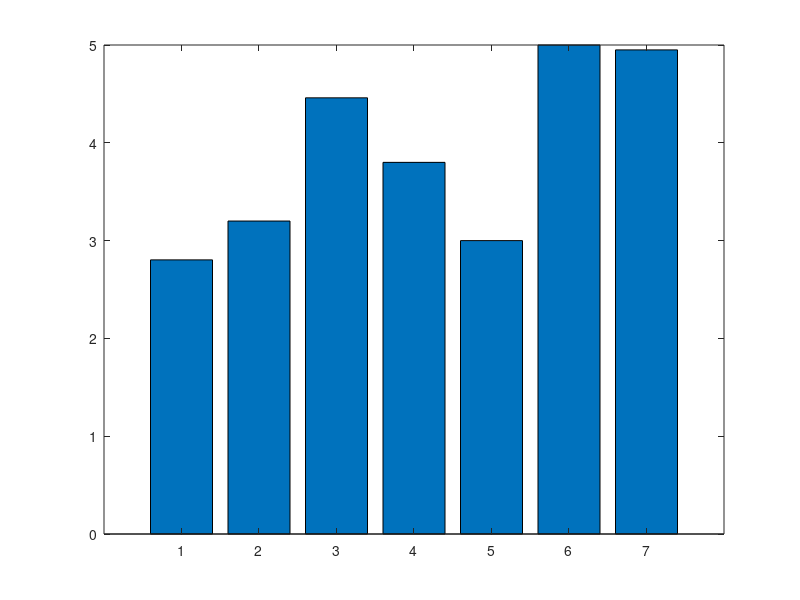

Reproduce this figure in MATLAB. (Note: this script raises an error after producing the figure.)
% script to plot global lake area estimates as bar chart

y=[2.803
3.2
4.46
3.8
3
5
4.95
]
str={
    'Maybeck 1995'
'Lehner and Doll 2004'
'Downing et al. 2006'
'Downing et al. 2012'
'MacDonald et al. 2012'
'Raymond et al. 2013'
'Verpoorter et al 2014'
'Holgerson and Raymond 2016'
'Allen and Pavelsky 2018'

}


hB=bar(y);          % use a meaningful variable for a handle array...
hAx=gca;            % get a variable for the current axes handle
hAx.XTickLabel=str; % label the ticks
hT=[];              % placeholder for text object handles
for i=1:length(hB)  % iterate over number of bar objects
  hT=[hT text(hB(i).XData+hB(i).XOffset,hB(i).YData,num2str(hB(i).YData.','%.1f'), ...
                          'VerticalAlignment','bottom','horizontalalign','center',...
                          'FontSize', 19)];
end
ylabel('Area (million $km^2$)')
set(gca, 'XTickLabelRotation', 40)
title('Global Lake Area Estimates', 'FontSize', 38)
ylim([0 5.5])